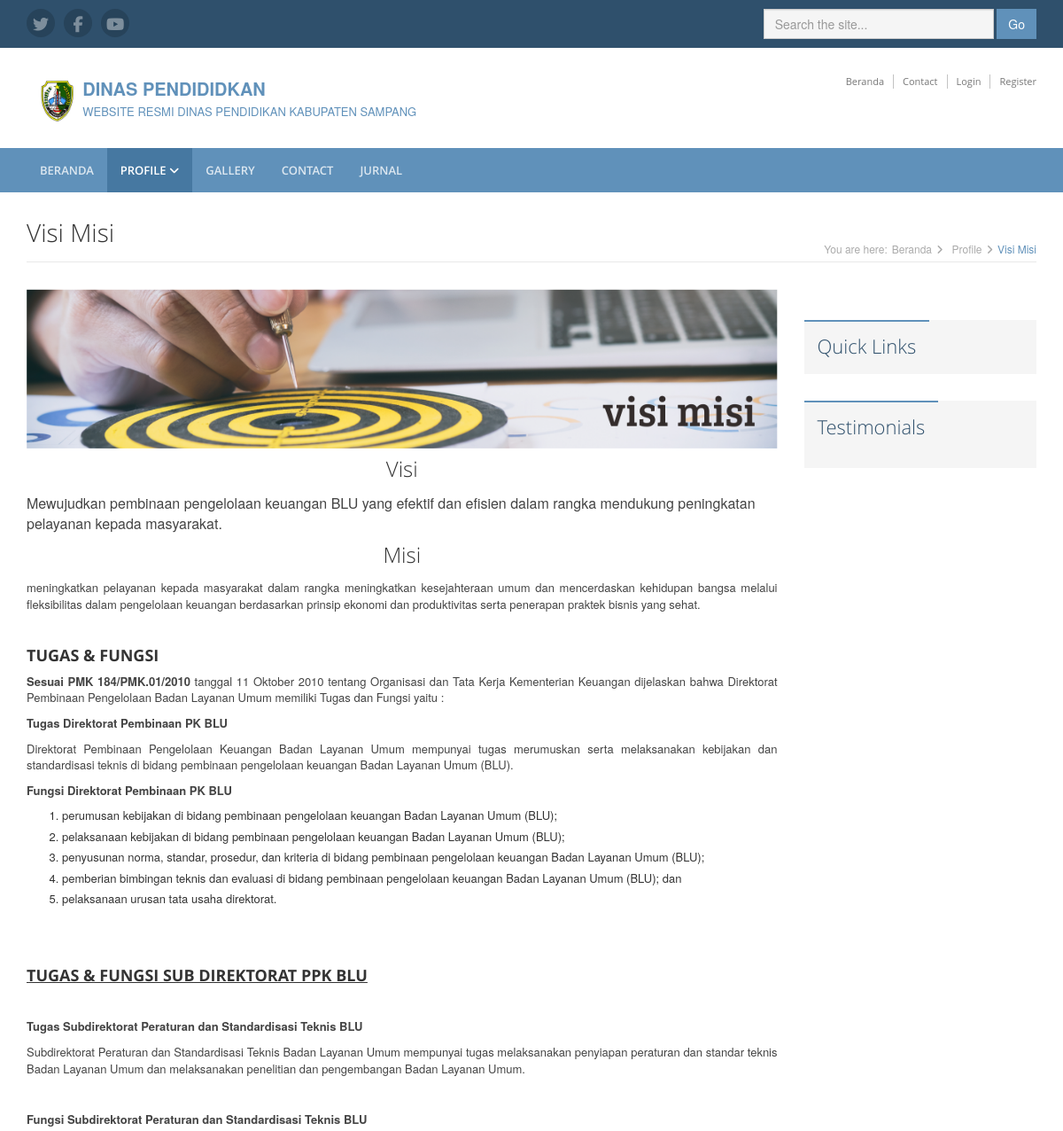
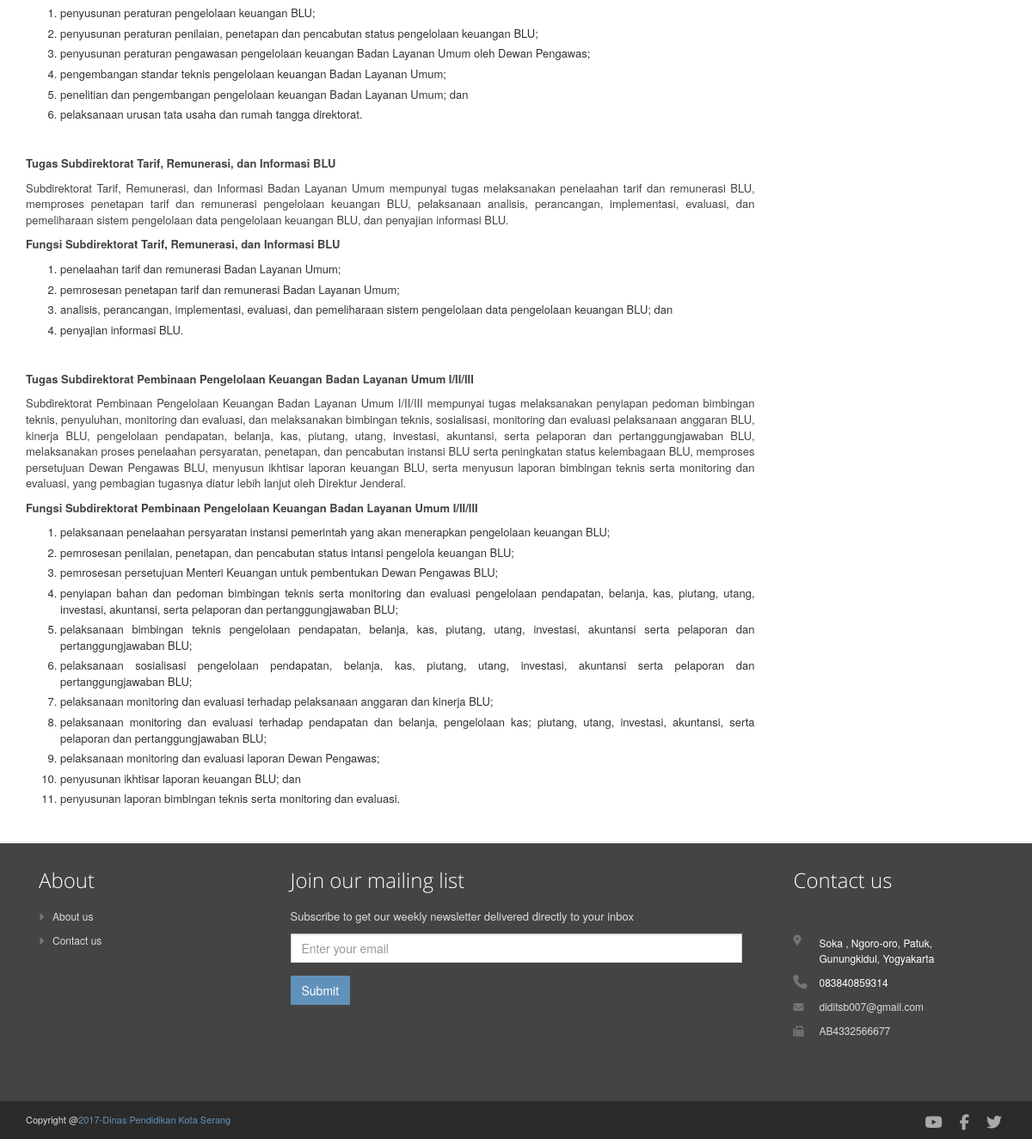
Screenshot of /index.php/web/visimisi with the database file from the repository (2 pictures, top to bottom).
### tables this page shows
CREATE TABLE `tabel_medsos` (
  `id_medsos` int(12) NOT NULL,
  `icon` varchar(50) NOT NULL,
  `link` text NOT NULL
);

CREATE TABLE `tabel_header` (
  `id_header` int(12) NOT NULL,
  `nama_perusahaan` text NOT NULL,
  `tagline` text NOT NULL,
  `logo` text NOT NULL,
  `create_at` date NOT NULL,
  `update_at` date NOT NULL
);

CREATE TABLE `tabel_menu` (
  `id_menu` int(50) NOT NULL,
  `nama_menu` varchar(50) NOT NULL,
  `url` text NOT NULL,
  `aktif` tinyint(1) NOT NULL
);

CREATE TABLE `tabel_visimisi` (
  `id_visimisi` int(12) NOT NULL,
  `foto_visimisi` text NOT NULL,
  `visi` text NOT NULL,
  `misi` text NOT NULL,
  `create_at` date NOT NULL,
  `update_at` date NOT NULL
);

CREATE TABLE `tabel_contact` (
  `id_contact` int(12) NOT NULL,
  `address` text NOT NULL,
  `phone` varchar(50) NOT NULL,
  `email` varchar(50) NOT NULL,
  `fax` text NOT NULL,
  `maps` text NOT NULL,
  `create_at` date NOT NULL,
  `update_at` date NOT NULL
);

CREATE TABLE `tabel_footer` (
  `id_footer` int(12) NOT NULL,
  `copyright` text NOT NULL
);

### application/libraries/Template.php (called while the page is built, shortened)
<?php
	class Template {
		protected $_ci ;
		function __construct()
		{
			$this->_ci = &get_instance();
		}
		public function halamanuser($konten, $data = NULL)
		{
			$data['header']		= $this->_ci->load->view('user/v_header', $data, TRUE);
      $data['navbar']	= $this->_ci->load->view('user/v_navbarmenu',$data, TRUE);
			$data['konten'] 	= $this->_ci->load->view( $konten, $data, TRUE);
			$data['footer']		= $this->_ci->load->view('user/v_footer',$data,TRUE);
			$this->_ci->load->view('user/mainuser', $data);
		}
	}
?>

### application/controllers/Web.php (called while the page is built, shortened)
<?php
class Web extends CI_Controller {
	public function visimisi()
	{
		$data['datavisimisi'] = $this->webmodel->tampilvisimisi();
		$this->template->halamanuser('user/v_visimisi',$data);
	}
}

### index.php (called while the page is built, shortened)
<?php
require_once BASEPATH.'core/CodeIgniter.php';

### application/models/Webmodel.php (called while the page is built, shortened)
<?php
class Webmodel extends CI_Model {
  public function tampilvisimisi()
  {
    $query = $this->db->get('tabel_visimisi');
		$datavisimisi = $query->row_array();
		return $datavisimisi;
  }
}

### application/views/user/v_visimisi.php (the view, shortened to what this page needs)
<div class="content container">
    <div class="page-wrapper">
        <header class="page-heading clearfix">
            <h1 class="heading-title pull-left">Visi Misi</h1>
            <div class="breadcrumbs pull-right">
                <ul class="breadcrumbs-list">
                    <li class="breadcrumbs-label">You are here:</li>
                    <li><a href="<?php echo site_url('web')?>">Beranda</a><i class="fa fa-angle-right"></i></li>
                      <li><a href="">Profile</a><i class="fa fa-angle-right"></i></li>
                    <li class="current">Visi Misi</li>
                </ul>
            </div>
        </header>
        <div class="page-content">
            <div class="row page-row">
                <article class="welcome col-md-9 col-sm-8">
                    <p><img class="img-responsive" src="<?php echo base_url('assets/admin/img/penyimpananfoto'.'/'.$datavisimisi['foto_visimisi']); ?>" alt="" /></p>
                    <center><h2 class="title">Visi</h2></center>
                      <p><?php  echo $datavisimisi['visi']?></p>
                    <center><h2 class="title">Misi</h2></center>
                      <p><?php echo $datavisimisi['misi'] ?></p>
                </article>
                <div style="margin-top: 35px;" class="col-md-3">
                    <section class="links">
                        <h1 class="section-heading text-highlight"><span class="line">Quick Links</span></h1>
                    </section>
                    <section class="testimonials">
                        <h1 class="section-heading text-highlight"><span class="line"> Testimonials</span></h1>
                        <div class="section-content">
                        </div>
                    </section>
                </div>
            </div>
        </div>
    </div>
</div>

### application/views/user/v_header.php (shortened to what this page needs)
<header class="header">
    <div class="top-bar">
        <div class="container">
          <?php
          $query = $this->db->get('tabel_medsos');
          $dataicon = $query->result_array();
          ?>
            <ul class="social-icons col-md-6 col-sm-6 col-xs-12 hidden-xs">
              <?php foreach ($dataicon as $key ) { ?>
                <li><a href="<?php echo $key['link'] ?>" target="_blank"><i class="<?php echo $key['icon']?>"></i></a></li>
              <?php } ?>
            </ul>
            <form class="pull-right search-form" role="search" method="get" action="<?php echo site_url('web/pencarian') ?>">
                <div class="form-group">
                    <input type="text" name="cariberita" class="form-control" placeholder="Search the site...">
                </div>
                <button type="submit" class="btn btn-theme">Go</button>
            </form>
        </div>
    </div>
    <?php
    $query = $this->db->get('tabel_contact');
    $datacontact = $query->row();
    ?>
    <?php
      $query = $this->db->get('tabel_header');
      $dataheader = $query->row();
    ?>
    <?php if ($dataheader || $datacontact) { ?>
      <div class="header-main container">
        <div class="logo col-md-6">
          <div class="col-md-1">
            <a  href=""><img style="width:40px;padding-top: 5px;" id="logo" src="<?php echo base_url('assets/admin/img/penyimpananfoto'.'/'.$dataheader->logo); ?>"  alt="Logo"</a>
          </div>
          <div class="col-md-11">
            <label class="primary-line" style="margin-bottom: 0px;"><?php echo $dataheader->nama_perusahaan?></label><br>
            <span class="primary-lin"><?php echo $dataheader->tagline ?></span>
          </div>
        </div>
          <div class="info col-md-6 col-sm-6">
              <ul class="menu-top navbar-right hidden-xs">
                  <li class="divider"><a href="<?php echo site_url('web') ?>">Beranda</a></li>
                  <li class="divider"><a href="<?php echo site_url('web/contact') ?>">Contact</a></li>
                  <li class="divider"><a href="<?php echo site_url('web/contact') ?>">Login</a></li>
                  <li><a href="<?php echo site_url('web/contact') ?>">Register</a></li>
              </ul>
              <br />
          </div>
      </div>
    <?php } ?>
</header>

### application/views/user/v_navbarmenu.php (shortened to what this page needs)
<nav class="main-nav" role="navigation">
    <div class="container">
        <div class="navbar-collapse collapse" id="navbar-collapse">
            <ul class="nav navbar-nav">
              <?php
                $query = $this->db->get_where('tabel_menu', array('aktif'=>1));
                $datamenu = $query->result_array();
              ?>
                <?php if ($this->uri->segment(2) == '') { ?>
                  <li class="active nav-item"><a href="<?php echo site_url('web') ?>">Beranda</a></li>
                  <li class="nav-item dropdown">
                      <a class="dropdown-toggle" data-toggle="dropdown" data-hover="dropdown" data-delay="0" data-close-others="false" href="#">Profile <i class="fa fa-angle-down"></i></a>
                      <ul class="dropdown-menu">
                          <li><a href="<?php echo site_url('web/visimisi') ?>">Visi Misi</a></li>
                          <li><a href="<?php echo site_url('web/sejarah')?>">Sejarah</a></li>
                          <li><a href="<?php echo site_url('web/strukturorganisasi') ?>">Struktur Organisasi</a></li>
                          <li><a href="<?php echo site_url('web/layanan') ?>">Layanan</a></li>
                      </ul>
                  </li>
                  <li class="nav-item"><a href="<?php echo site_url('web/gallery') ?>">Gallery</a></li>
                  <li class="nav-item"><a href="<?php echo site_url('web/contact') ?>">Contact</a></li>
                  <?php foreach ($datamenu as $key ) { ?>
                    <li class="nav-item"><a href="<?php echo  site_url('web/berita').'/'.$key['url'] ?>"><?php echo $key['nama_menu']?></a></li>
                  <?php } ?>
                <?php } elseif ($this->uri->segment(2) == 'visimisi' || $this->uri->segment(2) == 'sejarah' || $this->uri->segment(2) == 'strukturorganisasi' || $this->uri->segment(2) == 'layanan' ) { ?>
                  <li class="nav-item"><a href="<?php echo site_url('web') ?>">Beranda</a></li>
                  <li class="active nav-item dropdown">
                      <a class="dropdown-toggle" data-toggle="dropdown" data-hover="dropdown" data-delay="0" data-close-others="false" href="#">Profile <i class="fa fa-angle-down"></i></a>
                  </li>
                  <li class="nav-item"><a href="<?php echo site_url('web/gallery') ?>">Gallery</a></li>
                  <li class="nav-item"><a href="<?php echo site_url('web/contact') ?>">Contact</a></li>
                  <?php foreach ($datamenu as $key ) { ?>
                    <li class="nav-item"><a href="<?php echo  site_url('web/berita').'/'.$key['url'] ?>"><?php echo $key['nama_menu']?></a></li>
                  <?php } ?>
                <?php } ?>
            </ul>
        </div>
    </div>
</nav>

### application/views/user/v_footer.php (shortened to what this page needs)
<footer class="footer">
    <div class="footer-content">
        <div class="container">
            <div class="row">
            <div class="footer-col col-md-3 col-sm-4 about">
                <div class="footer-col-inner">
                    <h3>About</h3>
                    <ul>
                        <li><a href="<?php echo site_url('web/sejarah') ?>"><i class="fa fa-caret-right"></i>About us</a></li>
                        <li><a href="<?php echo site_url('web/contact') ?>"><i class="fa fa-caret-right"></i>Contact us</a></li>
                    </ul>
                </div>
            </div>
            <div class="footer-col col-md-6 col-sm-8 newsletter">
                <div class="footer-col-inner">
                    <h3>Join our mailing list</h3>
                    <p>Subscribe to get our weekly newsletter delivered directly to your inbox</p>
                    <form   method="post" action="<?php echo site_url('admin/aksijoinemail')?>" >
                        <div class="form-group"  >
                            <input type="email" class="form-control" placeholder="Enter your email" name="email" required />
                        </div>
                        <input class="btn btn-theme btn-subscribe" type="submit" >
                    </form>
                </div>
            </div>
            <div class="footer-col col-md-3 col-sm-12 contact">
                <div class="footer-col-inner">
                    <h3>Contact us</h3>
                    <div class="row">
                      <?php
                        $query = $this->db->get('tabel_contact');
                        $datacontact = $query->row();
                      ?>
                      <?php if ($datacontact) { ?>
                        <p class="adr clearfix col-md-12 col-sm-11">
                          <div class="col-sm-1">
                            <i class="fa fa-map-marker pull-left"></i>
                          </div>
                          <div class="col-sm-10">
                            <span class="adr-group pull-left">
                                <span class="street-address"> <?php echo $datacontact->address ?></span>
                            </span>
                          </div>
                        </p>
                        <p class="tel col-md-12 col-sm-11">
                          <div class="col-sm-1">
                            <i class="fa fa-phone"></i>
                          </div>
                          <div class="col-sm-10">
                            <?php echo $datacontact->phone?>
                          </div>
                        </p>
                        <p class="email col-md-12 col-sm-11">
                          <div class="col-sm-1">
                            <i class="fa fa-envelope"></i>
                          </div>
                          <div class="col-sm-10">
                            <a href="#"><?php echo $datacontact->email ?></a>
                          </div>
                        </p>
                        <p class="email col-md-12 col-sm-11">
                          <div class="col-sm-1">
                            <i class="fa fa-fax"></i>
                          </div>
                          <div class="col-sm-10">
                            <a href="#"><?php echo $datacontact->fax ?></a>
                          </div>
                        </p>
                      <?php } ?>
                    </div>
                </div>
            </div>
            </div>
        </div>
    </div>
    <?php
    $query = $this->db->get('tabel_medsos');
    $datamedsos = $query->result_array();
    ?>
    <?php
    $query = $this->db->get('tabel_footer');
    $data = $query->row_array();
    ?>
    <div class="bottom-bar">
        <div class="container">
            <div class="row">
                <small class="copyright col-md-6 col-sm-12 col-xs-12">Copyright @<a href=""><?php echo $data['copyright'] ?></a></small>
                <ul class="social pull-right col-md-6 col-sm-12 col-xs-12">
                    <?php foreach ($datamedsos as $key ) { ?>
                      <li><a href="<?php echo $key['link'] ?>" target="_blank"><i class="<?php echo $key['icon']?>"></i></a></li>
                    <?php } ?>
                </ul>
            </div>
        </div>
    </div>
</footer>

### application/views/user/v_header.php (style rules this page uses)
.primary-line { font-size: 20px; padding: 2px; }
.primary-lin { font-size: 15spx; padding: 2px }

### rows the page displays
tabel_header: logo (picture), nama_perusahaan "DINAS PENDIDIDKAN", tagline "WEBSITE RESMI DINAS PENDIDIKAN KABUPATEN SAMPANG"
tabel_menu: nama_menu "JURNAL"
tabel_visimisi: foto_visimisi (picture), visi "Mewujudkan pembinaan pengelolaan keuangan BLU yang efektif dan efisien dalam rangka mendukung peningkatan pelayanan kepada masyarakat.", misi "meningkatkan pelayanan kepada masyarakat dalam rangka meningkatkan kesejahteraan umum dan mencerdaskan kehidupan bangsa melalui fleksibilitas dalam pengelolaan keuangan berdasarkan prinsip ekonomi dan produktivitas serta penerapan praktek bisnis yang sehat. TUGAS & FUNGSI Sesuai PMK 184/PMK.01/2010 tanggal 11 Oktober 2010 tentang Organisasi dan Tata Kerja Kementerian Keuangan dijelaskan bahwa Direktorat Pembinaan Pengelolaan Badan Layanan Umum memiliki Tugas dan Fungsi yaitu : Tugas Direktorat Pembinaan PK BLU Direktorat Pembinaan Pengelolaan Keuangan Badan Layanan Umum mempunyai tugas merumuskan serta melaksanakan kebijakan dan standardisasi teknis di bidang pembinaan pengelolaan keuangan…"
tabel_contact: address "Soka , Ngoro-oro, Patuk, Gunungkidul, Yogyakarta", phone "083840859314", email "diditsb007@gmail.com", fax "AB4332566677"
tabel_footer: copyright "2017-Dinas Pendidikan Kota Serang"
